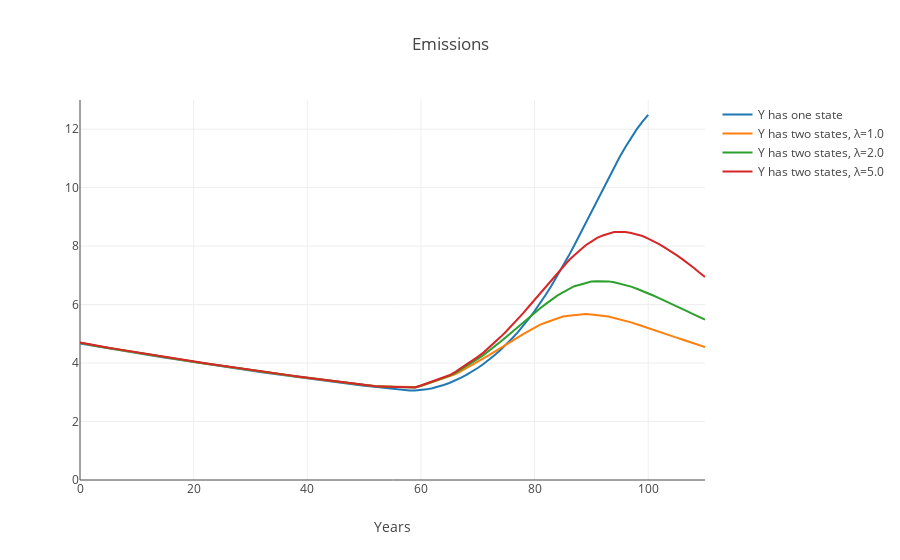

This figure's notebook cell:
### Code cell
#  emission, λ = 1,2,5 and 1 state result
plot_1S_vs_2S_ems_multi_λ(et_1state, simul_list, λ_list)
